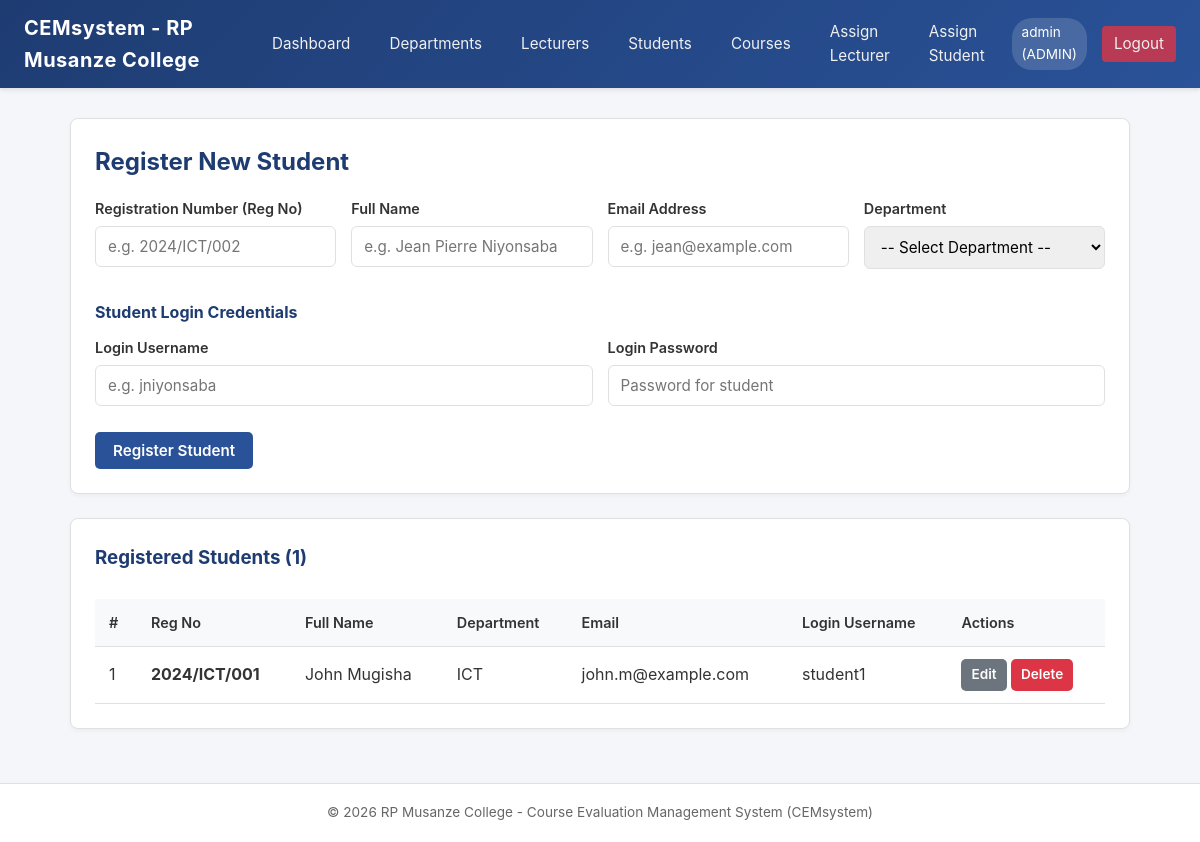
The app's page /admin/students.php (signed in) with its own data.
### tables this page shows
CREATE TABLE IF NOT EXISTS `students` (
    `id` INT AUTO_INCREMENT PRIMARY KEY,
    `user_id` INT NULL,
    `reg_no` VARCHAR(50) NOT NULL UNIQUE,
    `name` VARCHAR(100) NOT NULL,
    `email` VARCHAR(100) NULL,
    `department_id` INT NOT NULL,
    `created_at` TIMESTAMP DEFAULT CURRENT_TIMESTAMP,
    CONSTRAINT `fk_students_user` FOREIGN KEY (`user_id`) 
        REFERENCES `users`(`id`) ON DELETE SET NULL ON UPDATE CASCADE,
    CONSTRAINT `fk_students_department` FOREIGN KEY (`department_id`) 
        REFERENCES `departments`(`id`) ON DELETE RESTRICT ON UPDATE CASCADE
);

CREATE TABLE IF NOT EXISTS `departments` (
    `id` INT AUTO_INCREMENT PRIMARY KEY,
    `name` VARCHAR(100) NOT NULL,
    `code` VARCHAR(20) NOT NULL UNIQUE
);

CREATE TABLE IF NOT EXISTS `users` (
    `id` INT AUTO_INCREMENT PRIMARY KEY,
    `username` VARCHAR(50) NOT NULL UNIQUE,
    `password` VARCHAR(255) NOT NULL,
    `role` ENUM('admin', 'hod', 'student') NOT NULL,
    `department_id` INT NULL,
    `created_at` TIMESTAMP DEFAULT CURRENT_TIMESTAMP,
    CONSTRAINT `fk_users_department` FOREIGN KEY (`department_id`) 
        REFERENCES `departments`(`id`) ON DELETE SET NULL ON UPDATE CASCADE
);

### admin/students.php (the view, shortened to what this page needs)
<?php
require_once __DIR__ . '/../config/db.php';
$edit_mode = false;
$edit_student = null;
$students = $pdo->query("
    SELECT s.*, d.name AS department_name, d.code AS department_code, u.username
    FROM students s
    JOIN departments d ON s.department_id = d.id
    LEFT JOIN users u ON s.user_id = u.id
    ORDER BY s.id DESC
")->fetchAll();
require_once __DIR__ . '/../includes/header.php';
?>
<div class="card">
    <h2><?= $edit_mode ? 'Edit Student Details' : 'Register New Student' ?></h2>
    <form action="students.php" method="POST">
        <div style="display: grid; grid-template-columns: repeat(auto-fit, minmax(220px, 1fr)); gap: 15px;">
            <div class="form-group">
                <label for="reg_no">Registration Number (Reg No)</label>
                <input type="text" name="reg_no" id="reg_no" class="form-control" required
                       value="<?= htmlspecialchars($edit_mode ? $edit_student['reg_no'] : '') ?>" placeholder="e.g. 2024/ICT/002">
            </div>
            <div class="form-group">
                <label for="name">Full Name</label>
                <input type="text" name="name" id="name" class="form-control" required
                       value="<?= htmlspecialchars($edit_mode ? $edit_student['name'] : '') ?>" placeholder="e.g. Jean Pierre Niyonsaba">
            </div>
            <div class="form-group">
                <label for="email">Email Address</label>
                <input type="email" name="email" id="email" class="form-control"
                       value="<?= htmlspecialchars($edit_mode ? $edit_student['email'] : '') ?>" placeholder="e.g. jean@example.com">
            </div>
            <div class="form-group">
                <label for="department_id">Department</label>
                <select name="department_id" id="department_id" class="form-control" required>
                    <option value="">-- Select Department --</option>
                </select>
            </div>
        </div>
        <?php if (!$edit_mode): ?>
            <h4 style="margin: 15px 0 10px; color: var(--primary);">Student Login Credentials</h4>
            <div style="display: grid; grid-template-columns: repeat(auto-fit, minmax(220px, 1fr)); gap: 15px;">
                <div class="form-group">
                    <label for="username">Login Username</label>
                    <input type="text" name="username" id="username" class="form-control" placeholder="e.g. jniyonsaba" required>
                </div>
                <div class="form-group">
                    <label for="password">Login Password</label>
                    <input type="password" name="password" id="password" class="form-control" placeholder="Password for student" required>
                </div>
            </div>
        <?php endif; ?>
        <button type="submit" name="<?= $edit_mode ? 'update_student' : 'add_student' ?>" class="btn btn-primary" style="margin-top: 10px;">
            <?= $edit_mode ? 'Save Changes' : 'Register Student' ?>
        </button>
    </form>
</div>
<div class="card">
    <h3>Registered Students (<?= count($students) ?>)</h3>
    <div class="table-responsive">
        <table>
            <thead>
                <tr>
                    <th>#</th>
                    <th>Reg No</th>
                    <th>Full Name</th>
                    <th>Department</th>
                    <th>Email</th>
                    <th>Login Username</th>
                    <th>Actions</th>
                </tr>
            </thead>
            <tbody>
                <?php if (empty($students)): ?>
                    <tr><td colspan="7" style="text-align: center; color: var(--text-muted);">No students registered yet.</td></tr>
                <?php else: ?>
                    <?php foreach ($students as $idx => $s): ?>
                        <tr>
                            <td><?= $idx + 1 ?></td>
                            <td><strong><?= htmlspecialchars($s['reg_no']) ?></strong></td>
                            <td><?= htmlspecialchars($s['name']) ?></td>
                            <td><?= htmlspecialchars($s['department_code']) ?></td>
                            <td><?= htmlspecialchars($s['email'] ?? '—') ?></td>
                            <td><code><?= htmlspecialchars($s['username'] ?? '—') ?></code></td>
                            <td>
                                <a href="students.php?edit=<?= $s['id'] ?>" class="btn btn-secondary btn-sm">Edit</a>
                                <a href="students.php?delete=<?= $s['id'] ?>" class="btn btn-danger btn-sm" onclick="return confirm('Are you sure you want to delete this student?');">Delete</a>
                            </td>
                        </tr>
                    <?php endforeach; ?>
                <?php endif; ?>
            </tbody>
        </table>
    </div>
</div>
<?php require_once __DIR__ . '/../includes/footer.php'; ?>

### style.css (style rules this page uses)
:root { --primary: #1e3c72; --primary-hover: #162c55; --secondary: #2a5298; --accent: #00adb5; --bg: #f4f6f9; --card-bg: #ffffff; --text-color: #333333; --text-muted: #666666; --border-color: #e0e0e0; --success: #28a745; --danger: #dc3545; --warning: #ffc107; }
* { box-sizing: border-box; margin: 0; padding: 0; font-family: -apple-system, BlinkMacSystemFont, "Segoe UI", Roboto, Helvetica, Arial, sans-serif; }
body { background-color: var(--bg); color: var(--text-color); line-height: 1.6; min-height: 100vh; display: flex; flex-direction: column; }
.card { background: var(--card-bg); border-radius: 8px; padding: 24px; margin-bottom: 24px; border: 1px solid var(--border-color); box-shadow: 0 2px 5px rgba(0,0,0,0.04); }
.card h2, .card h3 { margin-bottom: 16px; color: var(--primary); }
.form-group { margin-bottom: 16px; }
.form-group label { display: block; margin-bottom: 6px; font-weight: 600; font-size: 0.9rem; }
.form-control { width: 100%; padding: 10px 12px; border: 1px solid var(--border-color); border-radius: 6px; font-size: 0.95rem; outline: none; transition: border-color 0.2s; }
.btn { display: inline-block; padding: 9px 18px; font-size: 0.95rem; font-weight: 600; border-radius: 5px; text-decoration: none; cursor: pointer; border: none; transition: background-color 0.2s, transform 0.1s; }
.btn-primary { background-color: var(--secondary); color: white; }
.btn-danger { background-color: var(--danger); color: white; }
.btn-secondary { background-color: #6c757d; color: white; }
.btn-sm { padding: 5px 10px; font-size: 0.85rem; }
.table-responsive { overflow-x: auto; }
table { width: 100%; border-collapse: collapse; margin-top: 10px; }
table th, table td { padding: 12px 14px; text-align: left; border-bottom: 1px solid var(--border-color); }
table th { background-color: #f8f9fa; color: var(--text-color); font-weight: 600; font-size: 0.9rem; }

### records on screen
students: reg_no "2024/ICT/001", name "John Mugisha", department.code "ICT", email "john.m@example.com", user.username "student1"

### other values on screen
$_SESSION['username'] "admin"
$_SESSION['role'] "ADMIN"
count($students) "1"
